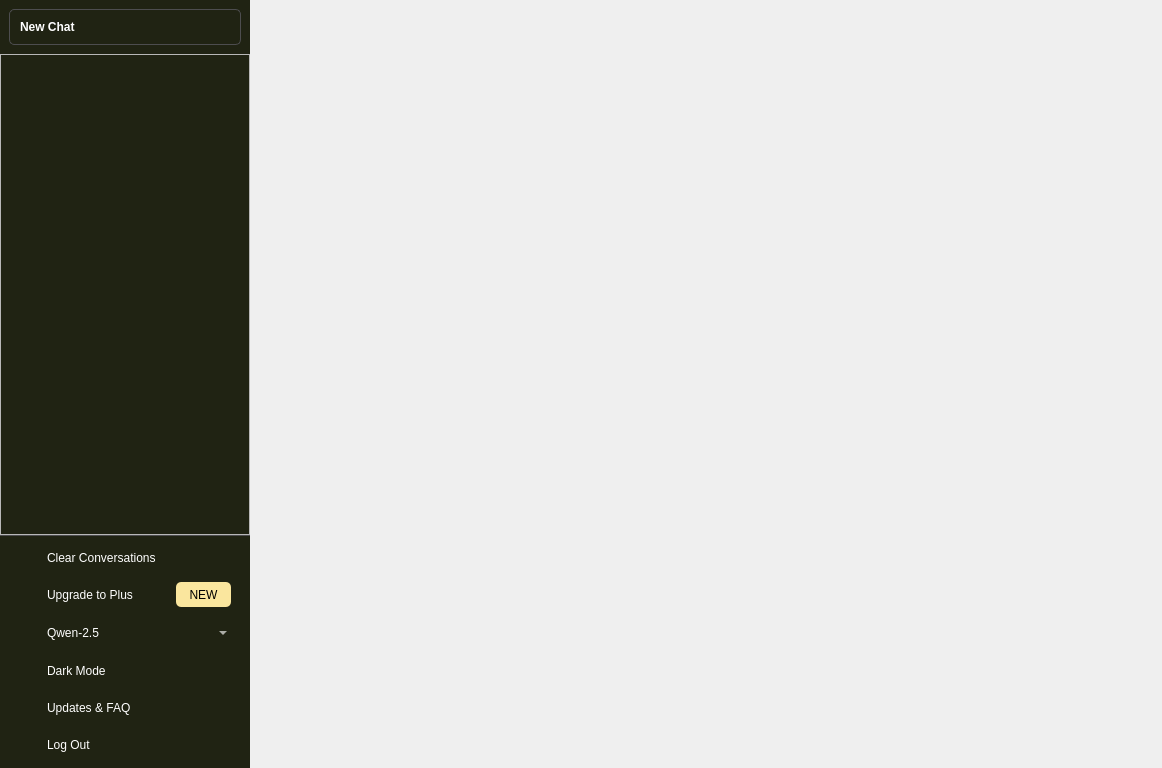
<?xml version="1.0" encoding="UTF-8"?>
<ui version="4.0">
 <class>MainWindow</class>
 <widget class="QMainWindow" name="MainWindow">
  <property name="geometry">
   <rect>
    <x>0</x>
    <y>0</y>
    <width>1162</width>
    <height>768</height>
   </rect>
  </property>
  <property name="windowTitle">
   <string>MainWindow</string>
  </property>
  <property name="styleSheet">
   <string notr="true">#side_widget QPushButton {
	text-align: left;
	background: transparent;
}
#menu_frame{
	border-top: 0.5px solid #4d4d4f;
}
#menu_frame QPushButton{
	color: #fff;
	border: none;
	padding: 10px;
	border-radius: 5px;
	background: none;
}
#menu_frame QFrame{
	border-radius: 5px;
	/* border: none; */
}
#new_chat_btn{
	border: 1px solid #4d4d4f;
	color: #fff;
	border-radius: 5px;
	padding: 10px;
}
#side_widget,
#chat_list{
	background: #202313;
}
#chat_list{
	border: none;
}
#chat_list::item{
	color: #fff;
	padding: 10px;
	border-radius: 5px;
	margin-top: 5px;
}
#side_widget QPushButton:hover,
#chat_list::item:hover,
#user_frame:hover,
#menu_frame QFrame:hover{
	background: #2a2b32;
}

#new_label{
	padding: 5px;
	border-radius: 6px;
	background: #fae69e;
}

#comboBox{
	border: none;
	background: transparent;
	color: #fff;
	padding: 10px;
}
/* Additional borders */
#new_chat_frame{
	border: none;
}</string>
  </property>
  <widget class="QWidget" name="centralwidget">
   <layout class="QHBoxLayout" name="horizontalLayout_7">
    <property name="spacing">
     <number>0</number>
    </property>
    <property name="leftMargin">
     <number>0</number>
    </property>
    <property name="topMargin">
     <number>0</number>
    </property>
    <property name="rightMargin">
     <number>0</number>
    </property>
    <property name="bottomMargin">
     <number>0</number>
    </property>
    <item>
     <widget class="QWidget" name="side_widget" native="true">
      <property name="maximumSize">
       <size>
        <width>250</width>
        <height>16777215</height>
       </size>
      </property>
      <layout class="QVBoxLayout" name="verticalLayout_2">
       <property name="spacing">
        <number>0</number>
       </property>
       <property name="leftMargin">
        <number>0</number>
       </property>
       <property name="topMargin">
        <number>0</number>
       </property>
       <property name="rightMargin">
        <number>0</number>
       </property>
       <property name="bottomMargin">
        <number>0</number>
       </property>
       <item>
        <widget class="QFrame" name="new_chat_frame">
         <property name="frameShape">
          <enum>QFrame::StyledPanel</enum>
         </property>
         <property name="frameShadow">
          <enum>QFrame::Raised</enum>
         </property>
         <layout class="QGridLayout" name="gridLayout_2">
          <item row="0" column="0">
           <widget class="QPushButton" name="new_chat_btn">
            <property name="font">
             <font>
              <weight>75</weight>
              <bold>true</bold>
             </font>
            </property>
            <property name="text">
             <string>New Chat</string>
            </property>
            <property name="icon">
             <iconset resource="../static/resource.qrc">
              <normaloff>:/icons/icons/add_google_icon.svg</normaloff>:/icons/icons/add_google_icon.svg</iconset>
            </property>
            <property name="iconSize">
             <size>
              <width>18</width>
              <height>18</height>
             </size>
            </property>
           </widget>
          </item>
         </layout>
        </widget>
       </item>
       <item>
        <widget class="QFrame" name="chat_list_frame">
         <property name="frameShape">
          <enum>QFrame::StyledPanel</enum>
         </property>
         <property name="frameShadow">
          <enum>QFrame::Raised</enum>
         </property>
         <layout class="QGridLayout" name="gridLayout">
          <item row="0" column="0">
           <widget class="QListView" name="chat_list"/>
          </item>
         </layout>
        </widget>
       </item>
       <item>
        <widget class="QFrame" name="menu_frame">
         <property name="frameShape">
          <enum>QFrame::StyledPanel</enum>
         </property>
         <property name="frameShadow">
          <enum>QFrame::Raised</enum>
         </property>
         <layout class="QVBoxLayout" name="verticalLayout">
          <property name="spacing">
           <number>3</number>
          </property>
          <property name="topMargin">
           <number>5</number>
          </property>
          <property name="bottomMargin">
           <number>5</number>
          </property>
          <item>
           <widget class="QFrame" name="frame">
            <property name="frameShape">
             <enum>QFrame::StyledPanel</enum>
            </property>
            <property name="frameShadow">
             <enum>QFrame::Raised</enum>
            </property>
            <layout class="QHBoxLayout" name="horizontalLayout">
             <property name="spacing">
              <number>0</number>
             </property>
             <property name="topMargin">
              <number>0</number>
             </property>
             <property name="bottomMargin">
              <number>0</number>
             </property>
             <item>
              <widget class="QLabel" name="label">
               <property name="maximumSize">
                <size>
                 <width>18</width>
                 <height>18</height>
                </size>
               </property>
               <property name="text">
                <string/>
               </property>
               <property name="pixmap">
                <pixmap resource="../static/resource.qrc">:/icons/icons/delete copy.png</pixmap>
               </property>
               <property name="scaledContents">
                <bool>true</bool>
               </property>
              </widget>
             </item>
             <item>
              <widget class="QPushButton" name="pushButton_2">
               <property name="text">
                <string>Clear Conversations</string>
               </property>
              </widget>
             </item>
            </layout>
           </widget>
          </item>
          <item>
           <widget class="QFrame" name="frame_2">
            <property name="frameShape">
             <enum>QFrame::StyledPanel</enum>
            </property>
            <property name="frameShadow">
             <enum>QFrame::Raised</enum>
            </property>
            <layout class="QHBoxLayout" name="horizontalLayout_2">
             <property name="spacing">
              <number>0</number>
             </property>
             <property name="topMargin">
              <number>0</number>
             </property>
             <property name="bottomMargin">
              <number>0</number>
             </property>
             <item>
              <widget class="QLabel" name="label_2">
               <property name="maximumSize">
                <size>
                 <width>18</width>
                 <height>18</height>
                </size>
               </property>
               <property name="text">
                <string/>
               </property>
               <property name="pixmap">
                <pixmap resource="../static/resource.qrc">:/icons/icons/user.png</pixmap>
               </property>
               <property name="scaledContents">
                <bool>true</bool>
               </property>
              </widget>
             </item>
             <item>
              <widget class="QPushButton" name="pushButton_3">
               <property name="text">
                <string>Upgrade to Plus</string>
               </property>
              </widget>
             </item>
             <item>
              <widget class="QLabel" name="new_label">
               <property name="maximumSize">
                <size>
                 <width>55</width>
                 <height>25</height>
                </size>
               </property>
               <property name="text">
                <string>NEW</string>
               </property>
               <property name="alignment">
                <set>Qt::AlignCenter</set>
               </property>
              </widget>
             </item>
            </layout>
           </widget>
          </item>
          <item>
           <widget class="QFrame" name="frame_3">
            <property name="frameShape">
             <enum>QFrame::StyledPanel</enum>
            </property>
            <property name="frameShadow">
             <enum>QFrame::Raised</enum>
            </property>
            <layout class="QHBoxLayout" name="horizontalLayout_3">
             <property name="spacing">
              <number>0</number>
             </property>
             <property name="topMargin">
              <number>0</number>
             </property>
             <property name="bottomMargin">
              <number>0</number>
             </property>
             <item>
              <widget class="QLabel" name="label_3">
               <property name="maximumSize">
                <size>
                 <width>18</width>
                 <height>18</height>
                </size>
               </property>
               <property name="text">
                <string/>
               </property>
               <property name="pixmap">
                <pixmap resource="../static/resource.qrc">:/icons/icons/robot.svg</pixmap>
               </property>
               <property name="scaledContents">
                <bool>true</bool>
               </property>
              </widget>
             </item>
             <item>
              <widget class="QComboBox" name="comboBox">
               <property name="enabled">
                <bool>false</bool>
               </property>
               <property name="maximumSize">
                <size>
                 <width>16777215</width>
                 <height>40</height>
                </size>
               </property>
               <item>
                <property name="text">
                 <string>Qwen-2.5</string>
                </property>
               </item>
               <item>
                <property name="text">
                 <string>Llava</string>
                </property>
               </item>
              </widget>
             </item>
            </layout>
           </widget>
          </item>
          <item>
           <widget class="QFrame" name="frame_4">
            <property name="frameShape">
             <enum>QFrame::StyledPanel</enum>
            </property>
            <property name="frameShadow">
             <enum>QFrame::Raised</enum>
            </property>
            <layout class="QHBoxLayout" name="horizontalLayout_4">
             <property name="spacing">
              <number>0</number>
             </property>
             <property name="topMargin">
              <number>0</number>
             </property>
             <property name="bottomMargin">
              <number>0</number>
             </property>
             <item>
              <widget class="QLabel" name="label_4">
               <property name="maximumSize">
                <size>
                 <width>18</width>
                 <height>18</height>
                </size>
               </property>
               <property name="text">
                <string/>
               </property>
               <property name="pixmap">
                <pixmap resource="../static/resource.qrc">:/icons/icons/dark.png</pixmap>
               </property>
               <property name="scaledContents">
                <bool>true</bool>
               </property>
              </widget>
             </item>
             <item>
              <widget class="QPushButton" name="pushButton_5">
               <property name="text">
                <string>Dark Mode</string>
               </property>
              </widget>
             </item>
            </layout>
           </widget>
          </item>
          <item>
           <widget class="QFrame" name="frame_5">
            <property name="frameShape">
             <enum>QFrame::StyledPanel</enum>
            </property>
            <property name="frameShadow">
             <enum>QFrame::Raised</enum>
            </property>
            <layout class="QHBoxLayout" name="horizontalLayout_5">
             <property name="spacing">
              <number>0</number>
             </property>
             <property name="topMargin">
              <number>0</number>
             </property>
             <property name="bottomMargin">
              <number>0</number>
             </property>
             <item>
              <widget class="QLabel" name="label_5">
               <property name="maximumSize">
                <size>
                 <width>18</width>
                 <height>18</height>
                </size>
               </property>
               <property name="text">
                <string/>
               </property>
               <property name="pixmap">
                <pixmap resource="../static/resource.qrc">:/icons/icons/update.png</pixmap>
               </property>
               <property name="scaledContents">
                <bool>true</bool>
               </property>
              </widget>
             </item>
             <item>
              <widget class="QPushButton" name="pushButton_6">
               <property name="text">
                <string>Updates &amp;&amp; FAQ</string>
               </property>
              </widget>
             </item>
            </layout>
           </widget>
          </item>
          <item>
           <widget class="QFrame" name="frame_6">
            <property name="frameShape">
             <enum>QFrame::StyledPanel</enum>
            </property>
            <property name="frameShadow">
             <enum>QFrame::Raised</enum>
            </property>
            <layout class="QHBoxLayout" name="horizontalLayout_6">
             <property name="spacing">
              <number>0</number>
             </property>
             <property name="topMargin">
              <number>0</number>
             </property>
             <property name="bottomMargin">
              <number>0</number>
             </property>
             <item>
              <widget class="QLabel" name="label_6">
               <property name="maximumSize">
                <size>
                 <width>18</width>
                 <height>18</height>
                </size>
               </property>
               <property name="text">
                <string/>
               </property>
               <property name="pixmap">
                <pixmap resource="../static/resource.qrc">:/icons/icons/logout.png</pixmap>
               </property>
               <property name="scaledContents">
                <bool>true</bool>
               </property>
              </widget>
             </item>
             <item>
              <widget class="QPushButton" name="pushButton_7">
               <property name="text">
                <string>Log Out</string>
               </property>
              </widget>
             </item>
            </layout>
           </widget>
          </item>
         </layout>
        </widget>
       </item>
      </layout>
     </widget>
    </item>
    <item>
     <widget class="QWidget" name="main_widget" native="true"/>
    </item>
   </layout>
  </widget>
  <widget class="QMenuBar" name="menubar">
   <property name="geometry">
    <rect>
     <x>0</x>
     <y>0</y>
     <width>1162</width>
     <height>24</height>
    </rect>
   </property>
  </widget>
 </widget>
 <resources>
  <include location="../static/resource.qrc"/>
 </resources>
 <connections/>
</ui>
